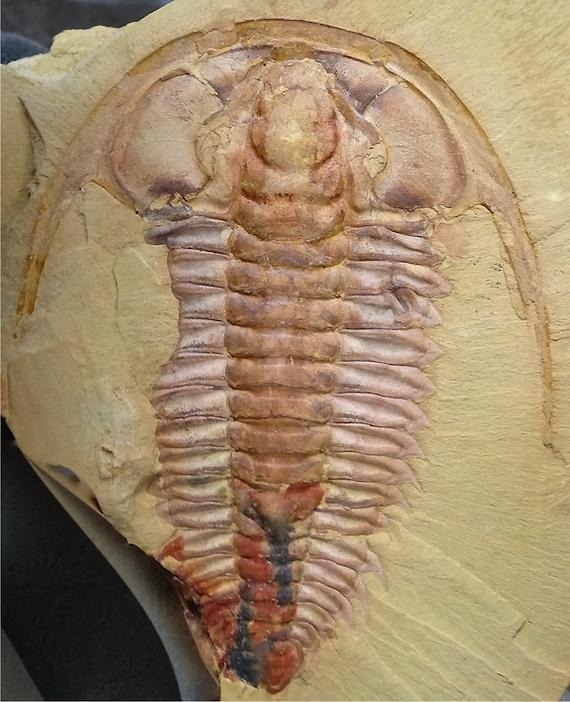
#> input picture trilobite-eoredlichia-intermedia_pinboarditemoverlay.jpg, 570 x 702 px
$ python test_opencv.py trilobite-eoredlichia-intermedia_pinboarditemoverlay.jpg trilobite-eoredlichia-intermedia_pinboarditemoverlay.jpg   (Python 2 division)
#> lines starting #> are read from the running program, lines starting #| are printed output that depends on the picture; after the words box and inside, x2 and y2 are one past the last pixel; in counts of white or black regions, pixels touching at a corner belong together
# test_opencv.py
# 11-Feb-2018
#
# author: Hernando Vidal, Jr., Tesseract Tech
# for American Museum of Natural History 'Hack the Deep' Hackathon
# 10-11 Feb-2018
#####################################################################

import sys
import json

import cv2
import matplotlib.pyplot as plt
import numpy as np
import os

from scipy import signal

####################################################################
# dumpJson(sFile, sOut, dX, dY, aOffsets)
#
def writeToJSONFile(path, fileName, data):
    filePathNameWExt = './' + path + '/' + fileName + '.json'
    with open(filePathNameWExt, 'w') as fp:
        json.dump(data, fp)

def dumpJson(sFile,sOut,dX,dY,aOffsets):
    print ("{\n"
        " file:\"%s\",\n"
        " out:\"%s\",\n"
        " width:%d,\n"
        " height:%d,\n"
        % (sFile,sOut,dX, dY))
    sys.stdout.write(" offsets:[")

    if len(aOffsets):
        for i in range(len(aOffsets)-1):
            sys.stdout.write ("%d," % aOffsets[i])

        sys.stdout.write ("%d" % aOffsets[-1])

    print "]\n}"

    return

####################################################################
#
def gammaCorrect(img, fCor):
    img = img / 255.0
    img = cv2.pow(img,fCor)

    return np.uint8(img * 255)

####################################################################
# main()
#   args:   <inputFile> [-n]
#
def main():
    if len(sys.argv) < 2:
        print "Failure"
        exit()
    else:
        sImg = sys.argv[1]

    bLoud = False

    if len(sys.argv) > 2:
        bLoud = True if sys.argv[2] == '-l' else False

    if bLoud:
        print "Image is: ", sImg

    # test for output directory
#    if not os.path.isdir("out"):
#        print "Error, output path \"../out\" does not exist"
#        exit()

    imgIn = cv2.imread(sImg)
#> imgIn is the input picture: shape (702, 570, 3); mean B, G, R 104.2, 135.5, 158.2

    if not imgIn.any():
        print "Could not open image"

        exit()

    img = cv2.cvtColor(imgIn,cv2.COLOR_BGR2GRAY)
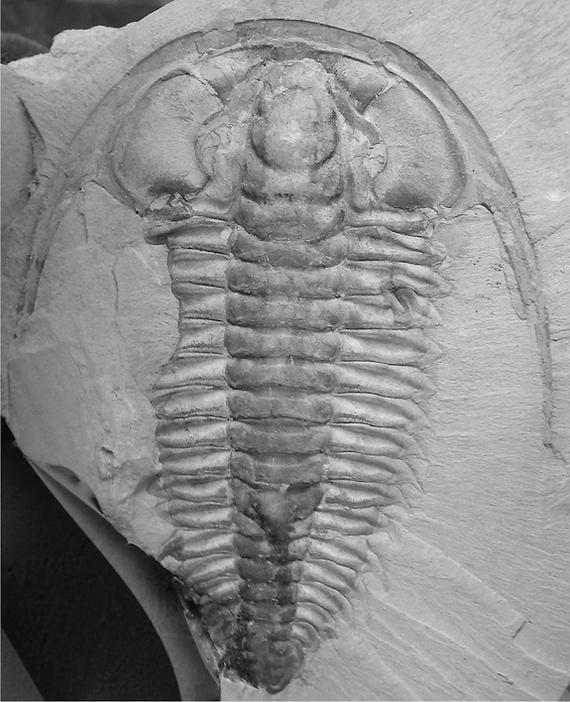
#> img: shape (702, 570); min 0, max 241, mean 138.8

    dY, dX = img.shape[:2]
#> dY = 702; dX = 570
    nP = dX * dY
#> nP = 400140

    if bLoud:
        cv2.imshow(sImg,img)
        cv2.waitKey(0)

    # establish rough histogram to determine how to scale in brightness/contrast
    hist, bins = np.histogram(img.ravel(),256)
#> hist = 256 values, max 5123 at index 179, min 0 at index 17, mean 1563; bins = 257 values from 0 to 241

    # sum bins from top to mid in order to determine rough brightness
    nX = 0

    for i in range(255, 127, -1):
        nX += hist[i]
#> this loop made 128 passes
#> nX on passes 1 to 12: 2, 4, 9, 12, 13, 15, 20, 28, 36, 49, 55, 68
#> after the loop, nX = 289436

    if bLoud:
        print "Ratio of bright to total:", float(nX) / nP

    img = gammaCorrect(img, 2.0)
#> in gammaCorrect, `img = cv2.pow(img,fCor)`:
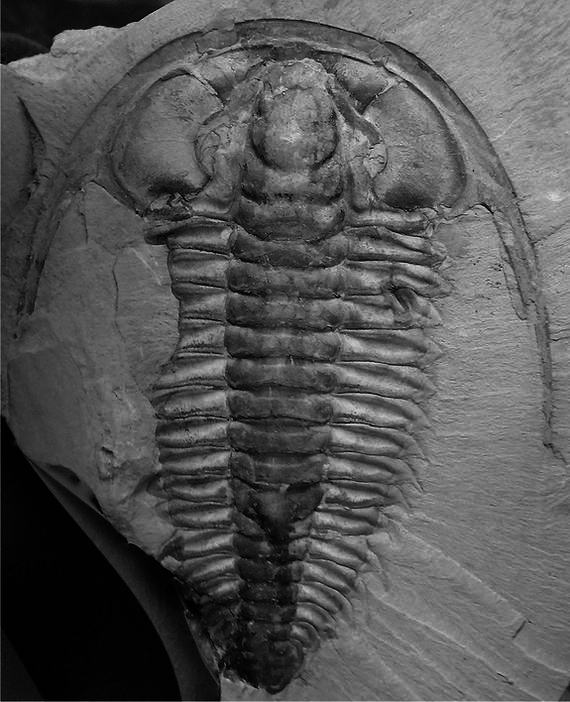
#> img: shape (702, 570) float64; min 0, max 0.893, mean 0.331

    if bLoud:
        cv2.imshow("gamma", img)
        cv2.waitKey(0)

    if dX > dY:
        fS = 800.0 / dX
    else:
        fS = 800.0 / dY
#> fS = 1.14

    imgCopy = img.copy()

    dXsample = 10
    dX2 = (dX / 2) - dXsample
#> dX2 = 275

    accum = np.zeros(dY)
#> accum = 702 values from 0 to 0
    line = np.zeros(dY)
#> line = 702 values from 0 to 0

    if bLoud:
        print "midStart, x:", dX2, " end:", dX2 + dXsample

    for iX in range(dX2-dXsample,dX2+dXsample):
        for iY in range(dY):
            x = img[iY,iX]
            line[iY] = x
            accum[iY] += x
#> after the loop, accum = 702 values, max 2857 at index 701, min 234 at index 19, mean 1290.8; line = 702 values, max 216 at index 93, min 5 at index 582, mean 67.37

#    plt.plot(line)
#    plt.show()

    cv2.line(imgCopy, (iX, 0), (iX, dY), (255, 255, 255), 1)
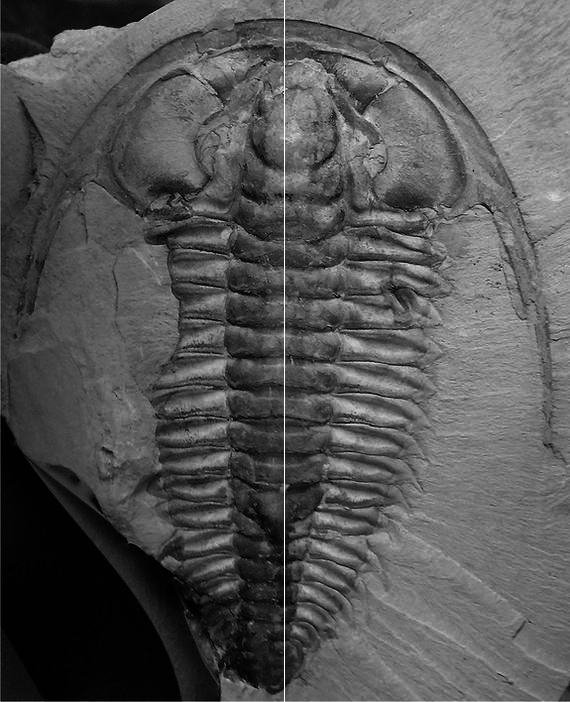
#> imgCopy: shape (702, 570); min 0, max 255, mean 84.4

    if bLoud:
        cv2.imshow("w line", imgCopy)

    plt.plot(accum)
    plt.title("Raw accum")
    plt.show()
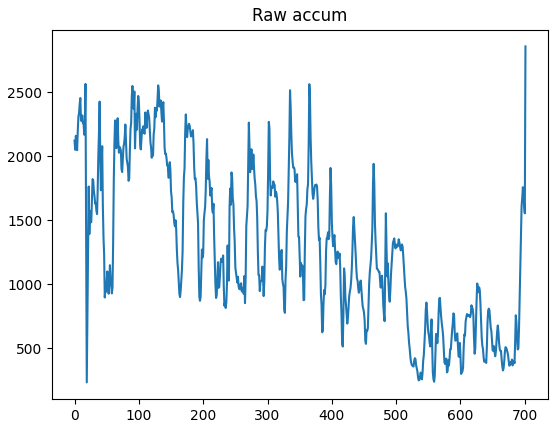
#> figure drawn by matplotlib, 1 panel; curve peaks at x = 701, y = 2857

    accum /= (2 * dXsample)
#> accum = 702 values, max 142.8 at index 701, min 11.7 at index 19, mean 64.54

    if bLoud:
        plt.title("Scaled back")
        plt.plot(accum)
        plt.draw()

#    plt.show()

    # finds negative peaks in the data
    accum = accum * -1
#> accum = 702 values, max -11.7 at index 19, min -142.8 at index 701, mean -64.54
    peak = signal.find_peaks_cwt(accum,np.arange(1, 25))
#> peak = 20 values from 21 to 681

    for i in peak:
        if bLoud:
            print "at offset:", i, " value:", accum[i]
#> this loop made 20 passes
#> i on passes 1 to 12: 21, 54, 82, 121, 165, 196, 228, 262, 291, 327, 356, 386

    ii = accum[i] * -1
#> ii = 18.35

    if ii < 64:
        cv2.line(imgCopy, (0, i), (dX, i), (255, 0, 0), 1)
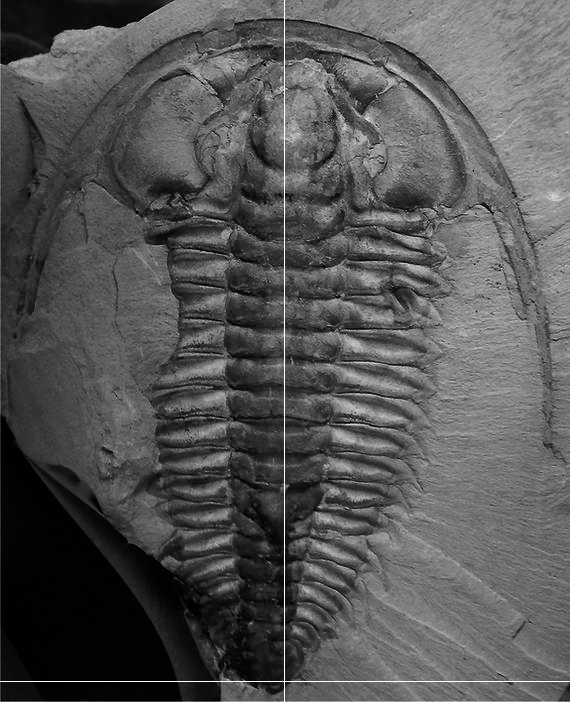
#> imgCopy: shape (702, 570); 0.14% of pixels changed, all inside (x1, y1, x2, y2) = (0, 681, 570, 682)
    else:
        if bLoud:
            print "Point no good"

    if bLoud:
        cv2.imshow('test', imgCopy)
        plt.show()
        cv2.waitKey(0)

    h, t = os.path.split(sImg)

    sOut = t + ".out.jpg"

    cv2.imwrite(sOut, imgCopy)

    if bLoud:
        print peak

    # Transform peak array to python list
    offsetList = peak.tolist()
#> offsetList = [21, 54, 82, 121, 165, 196, 228, 262, 291, 327, 356, 386, 421, 455, 481, 529, 579, 602, 638, 681]

    # Transform list to json
    offset = json.dumps(offsetList)

    # Writes json to output offset file
    writeToJSONFile('../out', 'offset', offset)
    dumpJson(sImg, sOut,dX, dY,peak)
#| {
#|  file:"trilobite-eoredlichia-intermedia_pinboarditemoverlay.jpg",
#|  out:"trilobite-eoredlichia-intermedia_pinboarditemoverlay.jpg.out.jpg",
#|  width:570,
#|  height:702,
#> the loop in dumpJson, `for i in range(len(aOffsets)-1):` made 19 passes
#| 21,
#| 54,
#| 82,
#| 121,
#| 165,
#| 196,
#| 228,
#| 262,
#> (further printed lines are left out)
#| 681

#    print "at x,y", iX, " ", iY, " ", img[iY, iX]

    return

if __name__ == "__main__":
    main()
